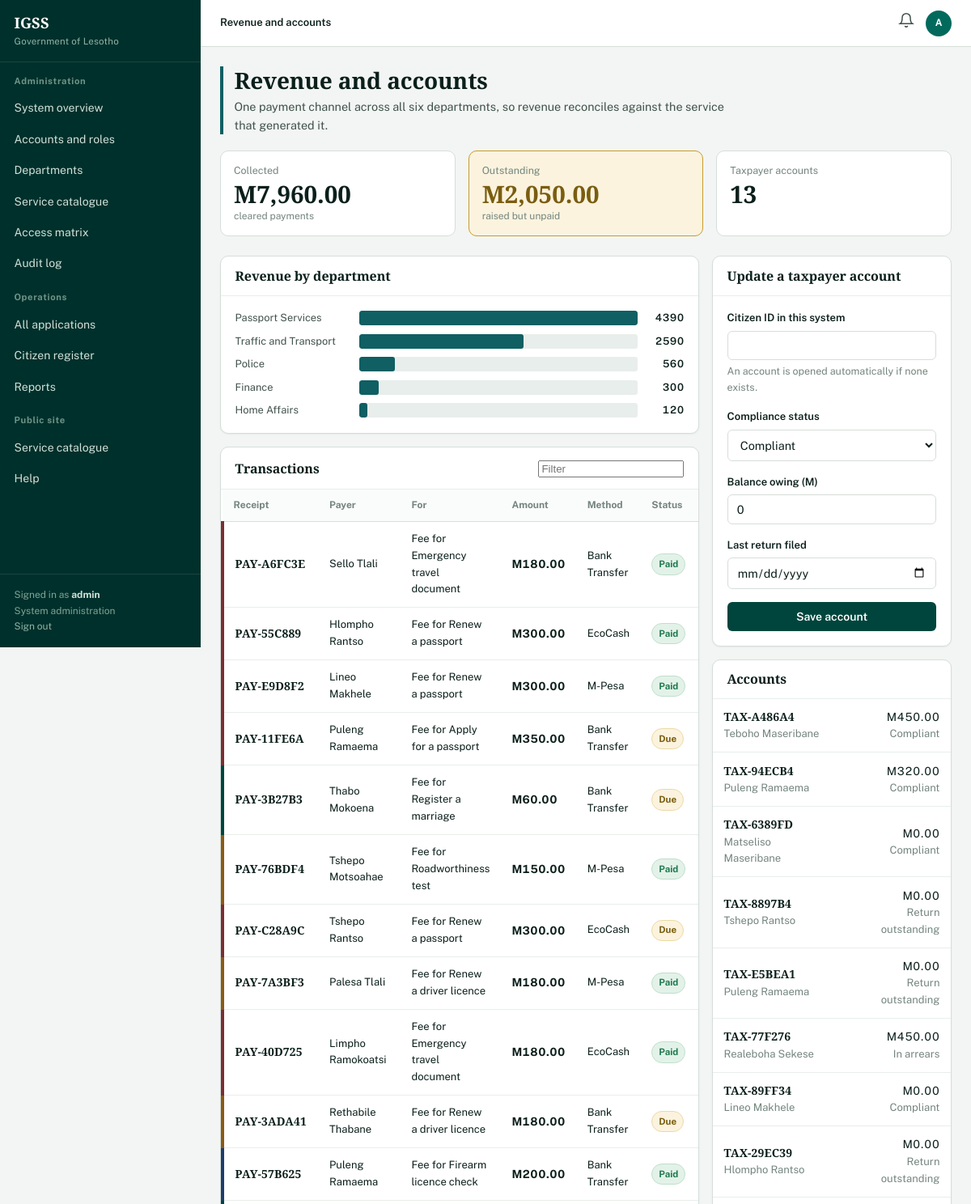
Screenshot of /departments/finance (signed in, upper part) with the database file from the repository.
### models.py (models this page shows, shortened)
class User(UserMixin, db.Model):
    __tablename__ = "users"
    id = db.Column(db.Integer, primary_key=True)
    username = db.Column(db.String(64), unique=True, nullable=False, index=True)
    email = db.Column(db.String(120), unique=True, nullable=False, index=True)
    password_hash = db.Column(db.String(200), nullable=False)
    role = db.Column(db.String(20), nullable=False, default="citizen")  # citizen|employee|admin
    active = db.Column(db.Boolean, default=True)
    last_login = db.Column(db.DateTime)
    created_at = db.Column(db.DateTime, default=datetime.utcnow)
    citizen = db.relationship("Citizen", back_populates="user", uselist=False,
                              cascade="all, delete-orphan")
    employee = db.relationship("Employee", back_populates="user", uselist=False,
                               cascade="all, delete-orphan")
    notifications = db.relationship("Notification", back_populates="user",
                                    cascade="all, delete-orphan",
                                    order_by="Notification.created_at.desc()")
    audit_logs = db.relationship("AuditLog", back_populates="user")
    @property
    def is_citizen(self):
        return self.role == "citizen"
    @property
    def is_employee(self):
        return self.role == "employee"
    @property
    def is_admin(self):
        return self.role == "admin"
    @property
    def display_name(self):
        if self.citizen:
            return f"{self.citizen.first_name} {self.citizen.last_name}"
        if self.employee:
            return self.employee.full_name
        return self.username
    @property
    def initials(self):
        parts = self.display_name.split()
        return "".join(p[0] for p in parts[:2]).upper() or "?"
    @property
    def unread_count(self):
        return sum(1 for n in self.notifications if not n.read)

class Department(db.Model):
    __tablename__ = "departments"
    id = db.Column(db.Integer, primary_key=True)
    code = db.Column(db.String(6), unique=True, nullable=False)
    name = db.Column(db.String(100), nullable=False)
    ministry = db.Column(db.String(120))
    description = db.Column(db.Text)
    contact_phone = db.Column(db.String(30))
    contact_email = db.Column(db.String(120))
    head_office = db.Column(db.String(120))
    employees = db.relationship("Employee", back_populates="department")
    services = db.relationship("Service", back_populates="department")
    applications = db.relationship("Application", back_populates="department")
    @property
    def colour(self):
        return DEPARTMENT_COLOURS.get(self.code, "#4A5A54")

class Payment(db.Model):
    __tablename__ = "payments"
    id = db.Column(db.Integer, primary_key=True)
    reference = db.Column(db.String(20), unique=True, nullable=False)
    citizen_id = db.Column(db.Integer, db.ForeignKey("citizens.id"))
    application_id = db.Column(db.Integer, db.ForeignKey("applications.id"))
    amount = db.Column(db.Float, nullable=False)
    method = db.Column(db.String(30))  # M-Pesa | EcoCash | Bank Transfer | Cash
    status = db.Column(db.String(20), default="Pending")  # Pending|Paid|Reversed
    description = db.Column(db.String(200))
    paid_at = db.Column(db.DateTime)
    created_at = db.Column(db.DateTime, default=datetime.utcnow)
    citizen = db.relationship("Citizen", back_populates="payments")
    application = db.relationship("Application", back_populates="payments")

class Citizen(db.Model):
    __tablename__ = "citizens"
    id = db.Column(db.Integer, primary_key=True)
    user_id = db.Column(db.Integer, db.ForeignKey("users.id"), unique=True)
    national_id = db.Column(db.String(20), unique=True, nullable=False, index=True)
    first_name = db.Column(db.String(60), nullable=False)
    last_name = db.Column(db.String(60), nullable=False)
    date_of_birth = db.Column(db.Date)
    gender = db.Column(db.String(10))
    phone = db.Column(db.String(20))
    email = db.Column(db.String(120))
    address = db.Column(db.String(200))
    district = db.Column(db.String(40))
    verified = db.Column(db.Boolean, default=False)
    verified_on = db.Column(db.DateTime)
    verified_by = db.Column(db.String(80))
    created_at = db.Column(db.DateTime, default=datetime.utcnow)
    user = db.relationship("User", back_populates="citizen")
    applications = db.relationship("Application", back_populates="citizen",
                                   cascade="all, delete-orphan",
                                   order_by="Application.submitted_at.desc()")
    documents = db.relationship("Document", back_populates="citizen",
                                cascade="all, delete-orphan")
    payments = db.relationship("Payment", back_populates="citizen",
                               cascade="all, delete-orphan")
    vehicles = db.relationship("Vehicle", back_populates="citizen",
                               cascade="all, delete-orphan")
    licences = db.relationship("DriverLicence", back_populates="citizen",
                               cascade="all, delete-orphan")
    passports = db.relationship("Passport", back_populates="citizen",
                                cascade="all, delete-orphan")
    police_records = db.relationship("PoliceRecord", back_populates="citizen",
                                     cascade="all, delete-orphan")
    pension_records = db.relationship("PensionRecord", back_populates="citizen",
                                      cascade="all, delete-orphan")
    finance_record = db.relationship("FinanceRecord", back_populates="citizen",
                                     uselist=False, cascade="all, delete-orphan")
    civil_records = db.relationship("CivilRecord", back_populates="citizen",
                                    cascade="all, delete-orphan")
    @property
    def full_name(self):
        return f"{self.first_name} {self.last_name}"

class FinanceRecord(db.Model):
    __tablename__ = "finance_records"
    id = db.Column(db.Integer, primary_key=True)
    citizen_id = db.Column(db.Integer, db.ForeignKey("citizens.id"), unique=True)
    tax_number = db.Column(db.String(20), unique=True)
    tax_status = db.Column(db.String(30), default="Compliant")
    outstanding_balance = db.Column(db.Float, default=0.0)
    last_filed = db.Column(db.Date)
    citizen = db.relationship("Citizen", back_populates="finance_record")

### blueprints/departments.py (the view)
@departments_bp.route("/finance")
@employee_required
@department_required("FIN")
def finance():
    payments = Payment.query.order_by(Payment.created_at.desc()).limit(60).all()
    collected = sum(p.amount for p in Payment.query.filter_by(status="Paid").all())
    outstanding = sum(p.amount for p in Payment.query.filter_by(status="Pending").all())
    accounts = FinanceRecord.query.all()
    by_department = {}
    for p in Payment.query.filter_by(status="Paid").all():
        if p.application and p.application.department:
            name = p.application.department.name
            by_department[name] = by_department.get(name, 0) + p.amount
    return render_template("departments/finance.html", payments=payments,
                           collected=collected, outstanding=outstanding,
                           accounts=accounts,
                           by_department=sorted(by_department.items(),
                                                key=lambda x: -x[1]))

### models.py (called while the page is built)
@login_manager.user_loader
def load_user(user_id):
    return db.session.get(User, int(user_id))

### utils/helpers.py (called while the page is built)
def money(value):
    try:
        return f"M{float(value):,.2f}"
    except (TypeError, ValueError):
        return "M0.00"

### utils/security.py (called while the page is built)
def role_required(*roles):
    def decorator(view):
        @wraps(view)
        def wrapped(*args, **kwargs):
            if not current_user.is_authenticated:
                return redirect(url_for("auth.login", next=request.path))
            if current_user.role not in roles:
                flash("Your account does not have access to that area.", "danger")
                return redirect(url_for("main.home"))
            return view(*args, **kwargs)
        return wrapped
    return decorator

def department_required(*codes):
    def decorator(view):
        @wraps(view)
        def wrapped(*args, **kwargs):
            if not current_user.is_authenticated:
                return redirect(url_for("auth.login", next=request.path))
            if current_user.is_admin:
                return view(*args, **kwargs)
            emp = getattr(current_user, "employee", None)
            if not emp or not emp.department or emp.department.code not in codes:
                abort(403)
            return view(*args, **kwargs)
        return wrapped
    return decorator

### templates/departments/finance.html (shortened to what this page needs)
{% extends "base.html" %}
{% from "partials/macros.html" import stat, bar, empty %}
{% block crumb %}<strong>Revenue and accounts</strong>{% endblock %}
{% block sidebar %}{% include "partials/nav.html" %}{% endblock %}
{% block content %}
<div class="page-head"><div class="striped" style="--stripe:var(--dept-FIN)">
  <h1>Revenue and accounts</h1>
  <p class="lead">One payment channel across all six departments, so revenue reconciles
     against the service that generated it.</p>
</div></div>
<div class="grid grid-3 mb-3">
  {{ stat("Collected", collected|money, "cleared payments") }}
  {{ stat("Outstanding", outstanding|money, "raised but unpaid", attention=outstanding > 0) }}
  {{ stat("Taxpayer accounts", accounts|length) }}
</div>
<div class="grid grid-sidebar">
  <div class="stack">
    <div class="panel">
      <div class="panel-head"><h2>Revenue by department</h2></div>
      <div class="panel-body">
        {% set peak = by_department[0][1] if by_department else 1 %}
        <div class="bars">
          {% for name, amount in by_department %}
            {{ bar(name, amount|round(0)|int, peak, 'var(--dept-FIN)') }}
          {% endfor %}
        </div>
      </div>
    </div>
    <div class="panel">
      <div class="panel-head"><h2>Transactions</h2>
        <span class="head-actions">
          <input type="search" placeholder="Filter" data-filter-table="#pay-table" style="width:180px"></span>
      </div>
      {% if payments %}
        <div class="table-wrap">
        <table id="pay-table" class="records">
          <thead><tr><th>Receipt</th><th>Payer</th><th>For</th><th>Amount</th>
            <th>Method</th><th>Status</th><th></th></tr></thead>
          <tbody>
            {% for p in payments %}
              <tr style="--stripe: {{ p.application.department.colour if p.application else 'var(--rule)' }}">
                <td class="mono-ref">{{ p.reference }}</td>
                <td class="small">{{ p.citizen.full_name if p.citizen else '—' }}</td>
                <td class="small">{{ p.description }}</td>
                <td><strong>{{ p.amount|money }}</strong></td>
                <td class="small">{{ p.method or '—' }}</td>
                <td>{% if p.status == 'Paid' %}<span class="badge badge-approved">Paid</span>
                    {% elif p.status == 'Reversed' %}<span class="badge badge-rejected">Reversed</span>
                    {% else %}<span class="badge badge-pending">Due</span>{% endif %}</td>
                <td class="text-right">
                  </td>
              </tr>
            {% endfor %}
          </tbody>
        </table>
        </div>
      {% else %}
        <div class="panel-body">{{ empty("No transactions", "Fees appear here as citizens apply for chargeable services.") }}</div>
      {% endif %}
    </div>
  </div>
  <div class="stack">
    <form method="post" action="{{ url_for('departments.update_account') }}" class="panel">
      <div class="panel-head"><h3>Update a taxpayer account</h3></div>
      <div class="panel-body">
        <div class="field">
          <label for="citizen_id">Citizen ID in this system</label>
          <input type="number" id="citizen_id" name="citizen_id" required>
          <div class="hint">An account is opened automatically if none exists.</div>
        </div>
        <div class="field">
          <label for="tax_status">Compliance status</label>
          <select id="tax_status" name="tax_status">
            <option>Compliant</option><option>Return outstanding</option>
          </select>
        </div>
        <div class="field">
          <label for="outstanding_balance">Balance owing (M)</label>
          <input type="number" step="0.01" min="0" id="outstanding_balance" name="outstanding_balance" value="0">
        </div>
        <div class="field">
          <label for="last_filed">Last return filed</label>
          <input type="date" id="last_filed" name="last_filed">
        </div>
        <button class="btn btn-primary btn-block" type="submit">Save account</button>
      </div>
    </form>
    <div class="panel">
      <div class="panel-head"><h3>Accounts</h3></div>
      {% if accounts %}
        <table>
          <tbody>
            {% for a in accounts %}
              <tr>
                <td><strong class="mono-ref">{{ a.tax_number }}</strong>
                  <div class="small muted">{{ a.citizen.full_name if a.citizen else '—' }}</div></td>
                <td class="text-right">{{ a.outstanding_balance|money }}
                  <div class="small muted">{{ a.tax_status }}</div></td>
              </tr>
            {% endfor %}
          </tbody>
        </table>
      {% else %}
        <div class="panel-body"><p class="small muted mb-0">No taxpayer accounts opened.</p></div>
      {% endif %}
    </div>
  </div>
</div>
{% endblock %}

### templates/base.html (shortened to what this page needs)
<!DOCTYPE html>
<html lang="en">
<head>
<link rel="stylesheet" href="{{ url_for('static', filename='css/style.css') }}">
</head>
<body>
<div class="shell">
  <aside class="sidebar">
    <div class="sidebar-brand">
      <a href="{{ url_for('main.dashboard_router') }}" style="text-decoration:none">
        <span class="crest">{{ SYSTEM_SHORT }}</span>
        <span class="crest-sub">{{ ORGANISATION }}</span>
      </a>
    </div>
    {% block sidebar %}{% endblock %}
    <div class="sidebar-foot">
      Signed in as <strong style="color:#CFE0D9">{{ current_user.display_name }}</strong><br>
      {% if current_user.is_employee and current_user.employee and current_user.employee.department %}
        {{ current_user.employee.department.name }}<br>
      {% elif current_user.is_admin %}
        System administration<br>
      {% endif %}
      <a href="{{ url_for('auth.logout') }}" style="color:#8FB3A7">Sign out</a>
    </div>
  </aside>
  <div class="main">
    <header class="topbar">
      <div class="crumb">{% block crumb %}{% endblock %}</div>
      <div class="topbar-actions">
        <a class="bell" data-bell href="{{ url_for('citizen.notifications') }}"
           aria-label="Notifications" title="Notifications">
          <svg width="20" height="20" viewBox="0 0 24 24" fill="none"
               stroke="currentColor" stroke-width="1.8" stroke-linecap="round">
            <path d="M18 8A6 6 0 0 0 6 8c0 7-3 9-3 9h18s-3-2-3-9"/>
            <path d="M13.7 21a2 2 0 0 1-3.4 0"/>
          </svg>
        </a>
        <span class="avatar" title="{{ current_user.display_name }}">{{ current_user.initials }}</span>
      </div>
    </header>
    <main class="content">
      {% block content %}{% endblock %}
    </main>
  </div>
</div>
</body>
</html>

### templates/partials/macros.html (shortened to what this page needs)
{% macro stat(label, value, foot=None, attention=false) %}
  <div class="stat {{ 'attention' if attention }}">
    <div class="stat-label">{{ label }}</div>
    <div class="stat-value">{{ value }}</div>
    {% if foot %}<div class="stat-foot">{{ foot }}</div>{% endif %}
  </div>
{% endmacro %}
{% macro bar(label, value, maximum, colour='var(--green-700)') %}
  <div class="bar-row">
    <span class="bar-label" title="{{ label }}">{{ label }}</span>
    <span class="bar-track">
      <span class="bar-fill" style="width: {{ (value / maximum * 100) if maximum else 0 }}%; background: {{ colour }}"></span>
    </span>
    <span class="bar-value">{{ value }}</span>
  </div>
{% endmacro %}

### rows the page displays
User: display_name "admin", initials "A"
Department: name "Passport Services", {{ (value / maximum * 100) if maximum else 0 }} 100.0 (drawn), value "4390"
Department: name "Traffic and Transport", {{ (value / maximum * 100) if maximum else 0 }} 58.997722095671975 (drawn), value "2590"
Department: name "Police", {{ (value / maximum * 100) if maximum else 0 }} 12.756264236902052 (drawn), value "560"
Department: name "Finance", {{ (value / maximum * 100) if maximum else 0 }} 6.83371298405467 (drawn), value "300"
Department: name "Home Affairs", {{ (value / maximum * 100) if maximum else 0 }} 2.733485193621868 (drawn), value "120"
Payment: reference "PAY-A6FC3E", citizen "Sello Tlali", description "Fee for Emergency travel document", amount "M180.00", method "Bank Transfer", status "Paid"
Payment: reference "PAY-55C889", citizen "Hlompho Rantso", description "Fee for Renew a passport", amount "M300.00", method "EcoCash", status "Paid"
Payment: reference "PAY-E9D8F2", citizen "Lineo Makhele", description "Fee for Renew a passport", amount "M300.00", method "M-Pesa", status "Paid"
Payment: reference "PAY-11FE6A", citizen "Puleng Ramaema", description "Fee for Apply for a passport", amount "M350.00", method "Bank Transfer", status "Due"
Payment: reference "PAY-3B27B3", citizen "Thabo Mokoena", description "Fee for Register a marriage", amount "M60.00", method "Bank Transfer", status "Due"
Payment: reference "PAY-76BDF4", citizen "Tshepo Motsoahae", description "Fee for Roadworthiness test", amount "M150.00", method "M-Pesa", status "Paid"
Payment: reference "PAY-C28A9C", citizen "Tshepo Rantso", description "Fee for Renew a passport", amount "M300.00", method "EcoCash", status "Due"
Payment: reference "PAY-7A3BF3", citizen "Palesa Tlali", description "Fee for Renew a driver licence", amount "M180.00", method "M-Pesa", status "Paid"
Payment: reference "PAY-40D725", citizen "Limpho Ramokoatsi", description "Fee for Emergency travel document", amount "M180.00", method "EcoCash", status "Paid"
Payment: reference "PAY-3ADA41", citizen "Rethabile Thabane", description "Fee for Renew a driver licence", amount "M180.00", method "Bank Transfer", status "Due"
Payment: reference "PAY-57B625", citizen "Puleng Ramaema", description "Fee for Firearm licence check", amount "M200.00", method "Bank Transfer", status "Paid"
FinanceRecord: tax_number "TAX-A486A4", citizen "Teboho Maseribane", outstanding_balance "M450.00", tax_status "Compliant"
FinanceRecord: tax_number "TAX-94ECB4", citizen "Puleng Ramaema", outstanding_balance "M320.00", tax_status "Compliant"
FinanceRecord: tax_number "TAX-6389FD", citizen "Matseliso Maseribane", outstanding_balance "M0.00", tax_status "Compliant"
FinanceRecord: tax_number "TAX-8897B4", citizen "Tshepo Rantso", outstanding_balance "M0.00", tax_status "Return outstanding"
FinanceRecord: tax_number "TAX-E5BEA1", citizen "Puleng Ramaema", outstanding_balance "M0.00", tax_status "Return outstanding"
FinanceRecord: tax_number "TAX-77F276", citizen "Realeboha Sekese", outstanding_balance "M450.00", tax_status "In arrears"
FinanceRecord: tax_number "TAX-89FF34", citizen "Lineo Makhele", outstanding_balance "M0.00", tax_status "Compliant"
FinanceRecord: tax_number "TAX-29EC39", citizen "Hlompho Rantso", outstanding_balance "M0.00", tax_status "Return outstanding"

### other values shown
{{ SYSTEM_SHORT }} "IGSS"
{{ ORGANISATION }} "Government of Lesotho"
{{ label }} "Collected Outstanding Taxpayer accounts"
{{ value }} "M7,960.00 M2,050.00 13"
{{ foot }} "cleared payments raised but unpaid"
